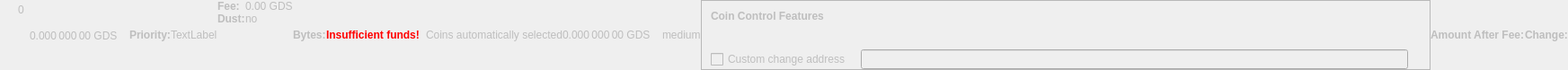
    <widget class="QWidget" name="dummyHideWidget" native="true">
     <property name="enabled">
      <bool>false</bool>
     </property>
     <property name="maximumSize">
      <size>
       <width>100</width>
       <height>22</height>
      </size>
     </property>
     <layout class="QHBoxLayout" name="dummyHideLayout">
      <property name="spacing">
       <number>0</number>
      </property>
      <property name="leftMargin">
       <number>0</number>
      </property>
      <property name="topMargin">
       <number>0</number>
      </property>
      <property name="rightMargin">
       <number>0</number>
      </property>
      <property name="bottomMargin">
       <number>0</number>
      </property>
      <item>
       <layout class="QFormLayout" name="formLayoutCoinControl1">
        <property name="horizontalSpacing">
         <number>10</number>
        </property>
        <property name="verticalSpacing">
         <number>14</number>
        </property>
        <property name="leftMargin">
         <number>10</number>
        </property>
        <property name="topMargin">
         <number>4</number>
        </property>
        <property name="rightMargin">
         <number>6</number>
        </property>
        <item row="0" column="1">
         <widget class="QLabel" name="labelCoinControlBytes">
          <property name="cursor">
           <cursorShape>IBeamCursor</cursorShape>
          </property>
          <property name="contextMenuPolicy">
           <enum>Qt::ActionsContextMenu</enum>
          </property>
          <property name="text">
           <string notr="true">0</string>
          </property>
          <property name="textInteractionFlags">
           <set>Qt::LinksAccessibleByMouse|Qt::TextSelectableByKeyboard|Qt::TextSelectableByMouse</set>
          </property>
         </widget>
        </item>
       </layout>
      </item>
      <item>
       <widget class="QLabel" name="labelCoinControlAfterFee">
        <property name="enabled">
         <bool>false</bool>
        </property>
        <property name="sizePolicy">
         <sizepolicy hsizetype="Fixed" vsizetype="Fixed">
          <horstretch>0</horstretch>
          <verstretch>0</verstretch>
         </sizepolicy>
        </property>
        <property name="minimumSize">
         <size>
          <width>111</width>
          <height>12</height>
         </size>
        </property>
        <property name="maximumSize">
         <size>
          <width>111</width>
          <height>12</height>
         </size>
        </property>
        <property name="cursor">
         <cursorShape>IBeamCursor</cursorShape>
        </property>
        <property name="contextMenuPolicy">
         <enum>Qt::ActionsContextMenu</enum>
        </property>
        <property name="text">
         <string notr="true">0.000 000 00 GDS</string>
        </property>
        <property name="textInteractionFlags">
         <set>Qt::LinksAccessibleByMouse|Qt::TextSelectableByKeyboard|Qt::TextSelectableByMouse</set>
        </property>
       </widget>
      </item>
      <item>
       <widget class="QLabel" name="labelCoinControlPriorityText">
        <property name="enabled">
         <bool>false</bool>
        </property>
        <property name="font">
         <font>
          <weight>75</weight>
          <bold>true</bold>
         </font>
        </property>
        <property name="text">
         <string>Priority:</string>
        </property>
       </widget>
      </item>
      <item>
       <layout class="QHBoxLayout" name="horizontalLayout">
        <item>
         <widget class="QLabel" name="WarningLabel">
          <property name="text">
           <string>TextLabel</string>
          </property>
         </widget>
        </item>
       </layout>
      </item>
      <item>
       <layout class="QFormLayout" name="formLayoutCoinControl3">
        <property name="horizontalSpacing">
         <number>0</number>
        </property>
        <property name="verticalSpacing">
         <number>0</number>
        </property>
        <property name="leftMargin">
         <number>0</number>
        </property>
        <property name="topMargin">
         <number>0</number>
        </property>
        <property name="rightMargin">
         <number>0</number>
        </property>
        <item row="0" column="0">
         <widget class="QLabel" name="labelCoinControlFeeText">
          <property name="enabled">
           <bool>false</bool>
          </property>
          <property name="font">
           <font>
            <weight>75</weight>
            <bold>true</bold>
           </font>
          </property>
          <property name="text">
           <string>Fee:</string>
          </property>
          <property name="margin">
           <number>0</number>
          </property>
         </widget>
        </item>
        <item row="0" column="1">
         <widget class="QLabel" name="labelCoinControlFee">
          <property name="enabled">
           <bool>false</bool>
          </property>
          <property name="cursor">
           <cursorShape>IBeamCursor</cursorShape>
          </property>
          <property name="contextMenuPolicy">
           <enum>Qt::ActionsContextMenu</enum>
          </property>
          <property name="text">
           <string notr="true">0.00 GDS</string>
          </property>
          <property name="textInteractionFlags">
           <set>Qt::LinksAccessibleByMouse|Qt::TextSelectableByKeyboard|Qt::TextSelectableByMouse</set>
          </property>
         </widget>
        </item>
        <item row="1" column="0">
         <widget class="QLabel" name="labelCoinControlLowOutputText">
          <property name="enabled">
           <bool>false</bool>
          </property>
          <property name="font">
           <font>
            <weight>75</weight>
            <bold>true</bold>
           </font>
          </property>
          <property name="text">
           <string>Dust:</string>
          </property>
         </widget>
        </item>
        <item row="1" column="1">
         <widget class="QLabel" name="labelCoinControlLowOutput">
          <property name="enabled">
           <bool>false</bool>
          </property>
          <property name="cursor">
           <cursorShape>IBeamCursor</cursorShape>
          </property>
          <property name="contextMenuPolicy">
           <enum>Qt::ActionsContextMenu</enum>
          </property>
          <property name="text">
           <string>no</string>
          </property>
          <property name="textInteractionFlags">
           <set>Qt::LinksAccessibleByMouse|Qt::TextSelectableByKeyboard|Qt::TextSelectableByMouse</set>
          </property>
         </widget>
        </item>
       </layout>
      </item>
      <item>
       <widget class="QLabel" name="labelCoinControlBytesText">
        <property name="enabled">
         <bool>false</bool>
        </property>
        <property name="font">
         <font>
          <weight>75</weight>
          <bold>true</bold>
         </font>
        </property>
        <property name="text">
         <string>Bytes:</string>
        </property>
       </widget>
      </item>
      <item>
       <layout class="QFormLayout" name="formLayoutCoinControl2">
        <property name="horizontalSpacing">
         <number>0</number>
        </property>
        <property name="verticalSpacing">
         <number>0</number>
        </property>
        <property name="leftMargin">
         <number>0</number>
        </property>
        <property name="topMargin">
         <number>0</number>
        </property>
        <property name="rightMargin">
         <number>0</number>
        </property>
       </layout>
      </item>
      <item>
       <layout class="QHBoxLayout" name="horizontalLayoutCoinControl2">
        <property name="spacing">
         <number>0</number>
        </property>
        <property name="bottomMargin">
         <number>0</number>
        </property>
       </layout>
      </item>
      <item>
       <widget class="QLabel" name="labelCoinControlInsuffFunds">
        <property name="enabled">
         <bool>false</bool>
        </property>
        <property name="minimumSize">
         <size>
          <width>0</width>
          <height>0</height>
         </size>
        </property>
        <property name="font">
         <font>
          <weight>75</weight>
          <bold>true</bold>
         </font>
        </property>
        <property name="styleSheet">
         <string notr="true">color:red;font-weight:bold;</string>
        </property>
        <property name="text">
         <string>Insufficient funds!</string>
        </property>
        <property name="margin">
         <number>5</number>
        </property>
       </widget>
      </item>
      <item>
       <layout class="QFormLayout" name="formLayoutCoinControl4">
        <property name="horizontalSpacing">
         <number>0</number>
        </property>
        <property name="verticalSpacing">
         <number>0</number>
        </property>
        <property name="leftMargin">
         <number>0</number>
        </property>
        <property name="topMargin">
         <number>0</number>
        </property>
        <property name="rightMargin">
         <number>0</number>
        </property>
       </layout>
      </item>
      <item>
       <widget class="QLabel" name="labelCoinControlChangeLabel">
        <property name="enabled">
         <bool>false</bool>
        </property>
        <property name="sizePolicy">
         <sizepolicy hsizetype="Preferred" vsizetype="Expanding">
          <horstretch>0</horstretch>
          <verstretch>0</verstretch>
         </sizepolicy>
        </property>
        <property name="minimumSize">
         <size>
          <width>0</width>
          <height>0</height>
         </size>
        </property>
        <property name="text">
         <string/>
        </property>
        <property name="margin">
         <number>3</number>
        </property>
       </widget>
      </item>
      <item>
       <widget class="QLabel" name="labelCoinControlAutomaticallySelected">
        <property name="enabled">
         <bool>false</bool>
        </property>
        <property name="sizePolicy">
         <sizepolicy hsizetype="Fixed" vsizetype="Fixed">
          <horstretch>0</horstretch>
          <verstretch>0</verstretch>
         </sizepolicy>
        </property>
        <property name="minimumSize">
         <size>
          <width>0</width>
          <height>0</height>
         </size>
        </property>
        <property name="maximumSize">
         <size>
          <width>240</width>
          <height>16777215</height>
         </size>
        </property>
        <property name="text">
         <string>Coins automatically selected</string>
        </property>
        <property name="margin">
         <number>5</number>
        </property>
       </widget>
      </item>
      <item>
       <widget class="QLabel" name="labelCoinControlChange">
        <property name="enabled">
         <bool>false</bool>
        </property>
        <property name="sizePolicy">
         <sizepolicy hsizetype="Fixed" vsizetype="Fixed">
          <horstretch>0</horstretch>
          <verstretch>0</verstretch>
         </sizepolicy>
        </property>
        <property name="minimumSize">
         <size>
          <width>111</width>
          <height>0</height>
         </size>
        </property>
        <property name="maximumSize">
         <size>
          <width>111</width>
          <height>16777215</height>
         </size>
        </property>
        <property name="cursor">
         <cursorShape>IBeamCursor</cursorShape>
        </property>
        <property name="contextMenuPolicy">
         <enum>Qt::ActionsContextMenu</enum>
        </property>
        <property name="text">
         <string notr="true">0.000 000 00 GDS</string>
        </property>
        <property name="textInteractionFlags">
         <set>Qt::LinksAccessibleByMouse|Qt::TextSelectableByKeyboard|Qt::TextSelectableByMouse</set>
        </property>
       </widget>
      </item>
      <item>
       <widget class="QLabel" name="labelCoinControlPriority">
        <property name="enabled">
         <bool>false</bool>
        </property>
        <property name="cursor">
         <cursorShape>IBeamCursor</cursorShape>
        </property>
        <property name="contextMenuPolicy">
         <enum>Qt::ActionsContextMenu</enum>
        </property>
        <property name="text">
         <string>medium</string>
        </property>
        <property name="textInteractionFlags">
         <set>Qt::LinksAccessibleByMouse|Qt::TextSelectableByKeyboard|Qt::TextSelectableByMouse</set>
        </property>
       </widget>
      </item>
      <item>
       <widget class="QFrame" name="frameCoinControl">
        <property name="sizePolicy">
         <sizepolicy hsizetype="Expanding" vsizetype="Expanding">
          <horstretch>0</horstretch>
          <verstretch>0</verstretch>
         </sizepolicy>
        </property>
        <property name="maximumSize">
         <size>
          <width>16777215</width>
          <height>16777215</height>
         </size>
        </property>
        <property name="frameShape">
         <enum>QFrame::StyledPanel</enum>
        </property>
        <property name="frameShadow">
         <enum>QFrame::Sunken</enum>
        </property>
        <layout class="QVBoxLayout" name="verticalLayoutCoinControl2_2">
         <property name="spacing">
          <number>0</number>
         </property>
         <property name="leftMargin">
          <number>0</number>
         </property>
         <property name="topMargin">
          <number>0</number>
         </property>
         <property name="rightMargin">
          <number>0</number>
         </property>
         <property name="bottomMargin">
          <number>0</number>
         </property>
         <item>
          <layout class="QVBoxLayout" name="verticalLayoutCoinControl" stretch="0,0,0,1">
           <property name="spacing">
            <number>0</number>
           </property>
           <property name="leftMargin">
            <number>10</number>
           </property>
           <property name="topMargin">
            <number>10</number>
           </property>
           <item>
            <layout class="QHBoxLayout" name="horizontalLayoutCoinControl1">
             <property name="bottomMargin">
              <number>15</number>
             </property>
             <item>
              <widget class="QLabel" name="labelCoinControlFeatures">
               <property name="enabled">
                <bool>false</bool>
               </property>
               <property name="sizePolicy">
                <sizepolicy hsizetype="Preferred" vsizetype="Maximum">
                 <horstretch>0</horstretch>
                 <verstretch>0</verstretch>
                </sizepolicy>
               </property>
               <property name="font">
                <font>
                 <weight>75</weight>
                 <bold>true</bold>
                </font>
               </property>
               <property name="styleSheet">
                <string notr="true">font-weight:bold;</string>
               </property>
               <property name="text">
                <string>Coin Control Features</string>
               </property>
              </widget>
             </item>
            </layout>
           </item>
           <item>
            <widget class="QWidget" name="widgetCoinControl" native="true">
             <property name="sizePolicy">
              <sizepolicy hsizetype="Preferred" vsizetype="Preferred">
               <horstretch>0</horstretch>
               <verstretch>0</verstretch>
              </sizepolicy>
             </property>
             <property name="minimumSize">
              <size>
               <width>0</width>
               <height>0</height>
              </size>
             </property>
             <property name="styleSheet">
              <string notr="true"/>
             </property>
             <layout class="QHBoxLayout" name="horizontalLayoutCoinControl5_2">
              <property name="leftMargin">
               <number>0</number>
              </property>
              <property name="topMargin">
               <number>0</number>
              </property>
              <property name="rightMargin">
               <number>0</number>
              </property>
              <property name="bottomMargin">
               <number>0</number>
              </property>
              <item>
               <layout class="QHBoxLayout" name="horizontalLayoutCoinControl3">
                <property name="spacing">
                 <number>20</number>
                </property>
                <property name="topMargin">
                 <number>0</number>
                </property>
                <property name="bottomMargin">
                 <number>10</number>
                </property>
               </layout>
              </item>
             </layout>
            </widget>
           </item>
           <item>
            <layout class="QHBoxLayout" name="horizontalLayoutCoinControl4" stretch="0,0,0">
             <property name="spacing">
              <number>12</number>
             </property>
             <property name="sizeConstraint">
              <enum>QLayout::SetDefaultConstraint</enum>
             </property>
             <property name="topMargin">
              <number>5</number>
             </property>
             <property name="rightMargin">
              <number>5</number>
             </property>
             <item>
              <widget class="QCheckBox" name="checkBoxCoinControlChange">
               <property name="enabled">
                <bool>false</bool>
               </property>
               <property name="toolTip">
                <string>If this is activated, but the change address is empty or invalid, change will be sent to a newly generated address.</string>
               </property>
               <property name="text">
                <string>Custom change address</string>
               </property>
              </widget>
             </item>
             <item>
              <widget class="QValidatedLineEdit" name="lineEditCoinControlChange">
               <property name="enabled">
                <bool>false</bool>
               </property>
               <property name="sizePolicy">
                <sizepolicy hsizetype="Expanding" vsizetype="Fixed">
                 <horstretch>0</horstretch>
                 <verstretch>0</verstretch>
                </sizepolicy>
               </property>
              </widget>
             </item>
             <item>
              <widget class="QLabel" name="labelCoinControlChangeLabel_2">
               <property name="sizePolicy">
                <sizepolicy hsizetype="Preferred" vsizetype="Expanding">
                 <horstretch>0</horstretch>
                 <verstretch>0</verstretch>
                </sizepolicy>
               </property>
               <property name="minimumSize">
                <size>
                 <width>0</width>
                 <height>0</height>
                </size>
               </property>
               <property name="text">
                <string/>
               </property>
               <property name="margin">
                <number>3</number>
               </property>
              </widget>
             </item>
            </layout>
           </item>
           <item>
            <spacer name="verticalSpacerCoinControl">
             <property name="orientation">
              <enum>Qt::Vertical</enum>
             </property>
             <property name="sizeHint" stdset="0">
              <size>
               <width>800</width>
               <height>1</height>
              </size>
             </property>
            </spacer>
           </item>
          </layout>
         </item>
        </layout>
       </widget>
      </item>
      <item>
       <widget class="QLabel" name="labelCoinControlAfterFeeText">
        <property name="enabled">
         <bool>false</bool>
        </property>
        <property name="minimumSize">
         <size>
          <width>0</width>
          <height>0</height>
         </size>
        </property>
        <property name="maximumSize">
         <size>
          <width>16777215</width>
          <height>16777215</height>
         </size>
        </property>
        <property name="font">
         <font>
          <weight>75</weight>
          <bold>true</bold>
         </font>
        </property>
        <property name="text">
         <string>Amount After Fee:</string>
        </property>
        <property name="alignment">
         <set>Qt::AlignLeading|Qt::AlignLeft|Qt::AlignVCenter</set>
        </property>
        <property name="margin">
         <number>0</number>
        </property>
       </widget>
      </item>
      <item>
       <widget class="QLabel" name="labelCoinControlChangeText">
        <property name="enabled">
         <bool>false</bool>
        </property>
        <property name="sizePolicy">
         <sizepolicy hsizetype="Preferred" vsizetype="Preferred">
          <horstretch>0</horstretch>
          <verstretch>0</verstretch>
         </sizepolicy>
        </property>
        <property name="minimumSize">
         <size>
          <width>0</width>
          <height>0</height>
         </size>
        </property>
        <property name="maximumSize">
         <size>
          <width>16777215</width>
          <height>16777215</height>
         </size>
        </property>
        <property name="font">
         <font>
          <weight>75</weight>
          <bold>true</bold>
         </font>
        </property>
        <property name="text">
         <string>Change:</string>
        </property>
        <property name="alignment">
         <set>Qt::AlignLeading|Qt::AlignLeft|Qt::AlignVCenter</set>
        </property>
       </widget>
      </item>
     </layout>
    </widget>
